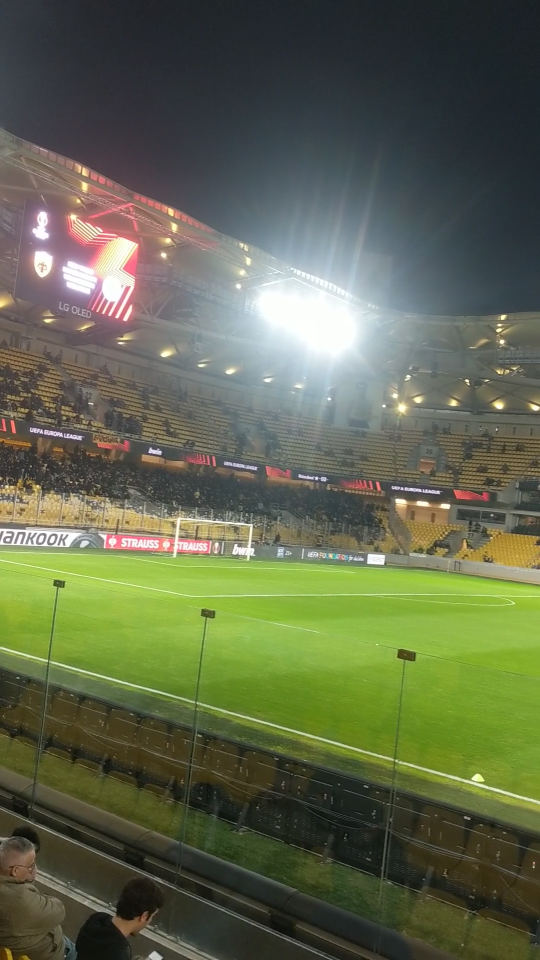
#> input picture 2/panorama/image1.png, 1080 x 1920 px (shown at 1/2 size)
$ python ERG2A.py
#> lines starting #> are read from the running program, lines starting #| are printed output that depends on the picture
import numpy as np
import cv2 as cv

show_index = 0
# [106 lines left out: functions image_stitching, cross_checking, feature_matching, not called in this run]

def img_reader(src, BigImgFlag, show:bool, SIFT:bool):

    # Read + Get Key-Points & Their Descriptors
#> called with src = 'panorama/image1.png', BigImgFlag = True, show = True, SIFT = False
    img = cv.imread(src, cv.IMREAD_GRAYSCALE)
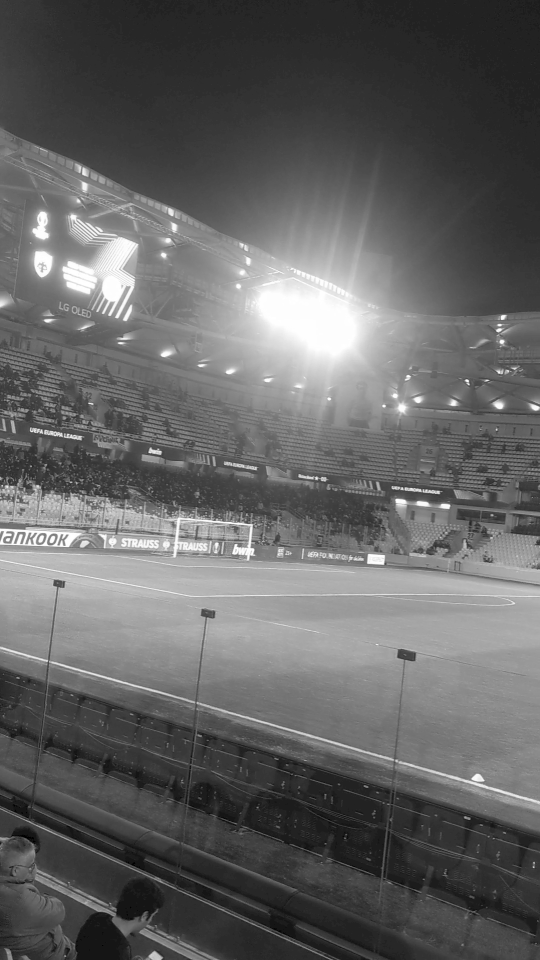
#> img: shape (1920, 1080) (shown at 1/2 size); min 0, max 255, mean 99.5
    img = img if(not BigImgFlag) else cv.resize(img, None, fx=0.5, fy=0.5)
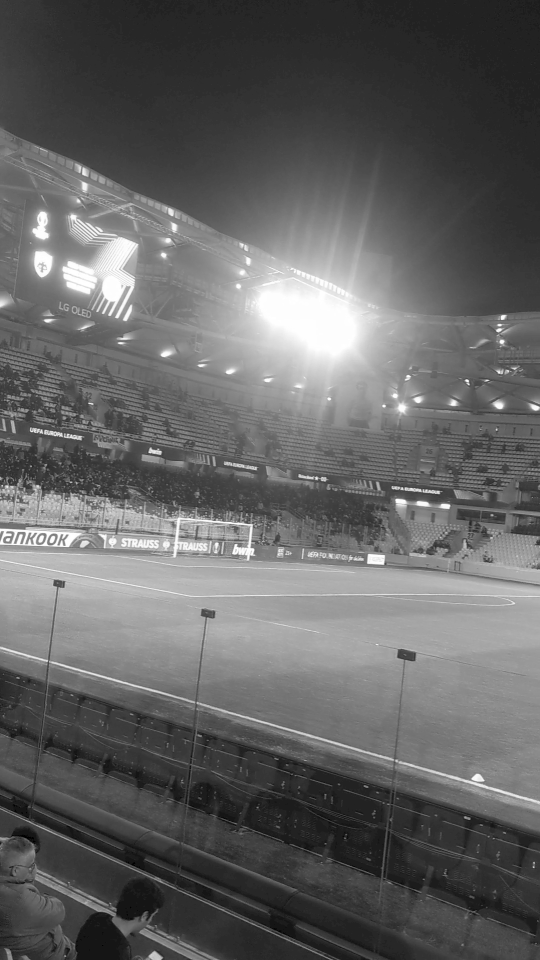
#> img: shape (960, 540); min 0, max 255, mean 99.6

    if(SIFT):
        Feature_Detector = cv.xfeatures2d.SIFT_create(400)
    else:
#> (the run stopped early here; a loop or call above may not have finished)
